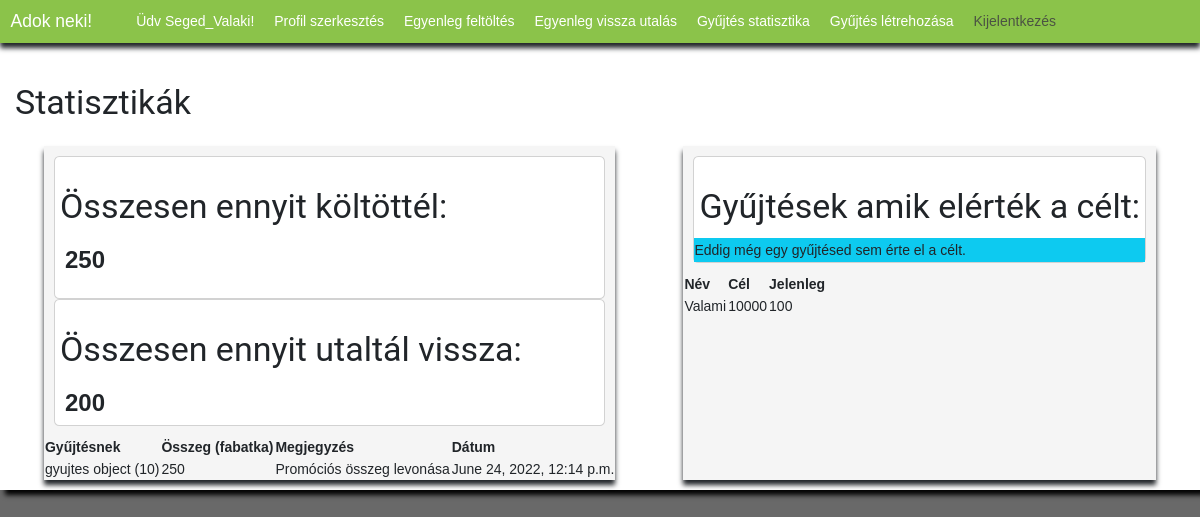
Page /gyujtesStat/ (signed in) on the earlier database version.
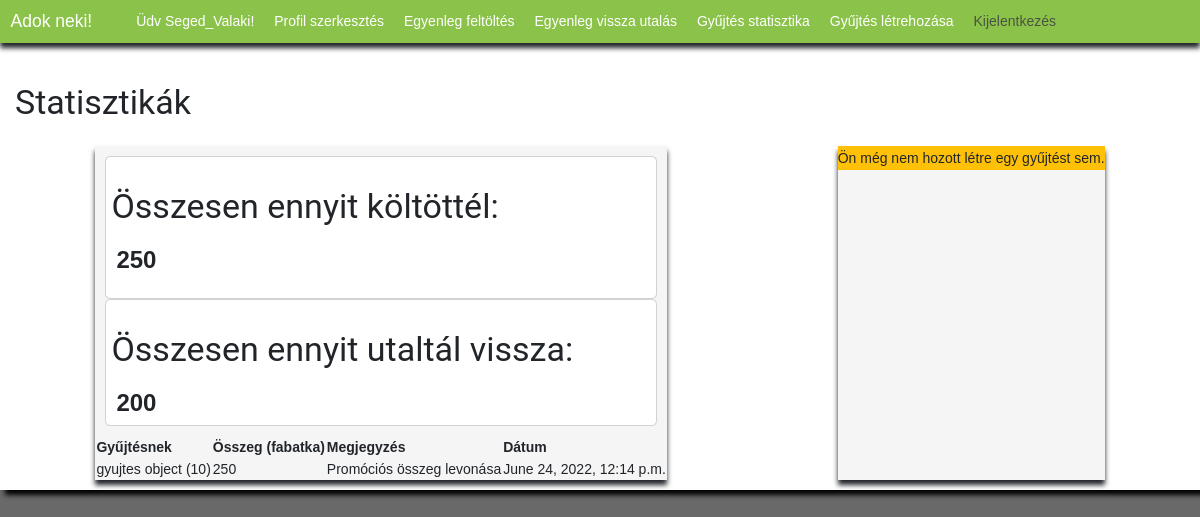
Same page on the later database version.
### app/models.py (models this page shows, shortened)
class fizetes(models.Model):
    ki = models.ForeignKey(settings.AUTH_USER_MODEL, on_delete=models.CASCADE)
    gyujtesnek = models.ForeignKey(gyujtes, on_delete=models.CASCADE)
    mennyit = models.IntegerField()
    megjegyzes = models.CharField(null=True, max_length=255)
    datumIdo_UTC = models.DateTimeField(default=timezone.now())
    class Meta:
        ordering = ["id"]

class gyujtes(models.Model):
    publikalo = models.ForeignKey(
        settings.AUTH_USER_MODEL, on_delete=models.CASCADE)
    cim = models.CharField(max_length=255)
    leiras = models.TextField()
    promocios = models.BooleanField(default=False)
    minAr = models.IntegerField(null=False)
    cel = models.IntegerField()
    jelenleg = models.IntegerField(default=0)
    datumIdo_UTC = models.DateTimeField(default=timezone.now())
    celDatum = models.DateTimeField(null=True)
    class Meta:
        ordering = ["id"]
    def __str__(self) -> str:
        return super().__str__()

### app/views.py (the view)
# urls.py: path("gyujtesStat/", views.gyujtesStat, name="gyujtesStat"),
def gyujtesStat(request):
    UserModel = User.objects.get(id=request.user.id)
    fizetesek = fizetes.objects.filter(ki=UserModel.id)
    print("eltárolt fizetések")
    for i in fizetesek:
        print(i.id)
    print("fizetesek ==0?")
    if len(fizetesek) == 0:
        print("üres")
        fizetesek = "Ön még nem adományozott semmilyen célnak eddig."
    else:
        print("ha nem")
        print(len(fizetesek))
    gyujtesek = gyujtes.objects.filter(publikalo=UserModel.id)
    print("eltárolt gyüjtések")
    for i in gyujtesek:
        print(i.id)
    print("gyujtesek ==0?")
    if len(gyujtesek) == 0:
        print("üres")
        gyujtesek = "Ön még nem hozott létre egy gyűjtést sem."
    else:
        print("ha nem")
        print(gyujtesek)
        print(len(gyujtesek))
    osszesKoltes = 0
    for i in fizetes.objects.filter(ki=UserModel.id):
        osszesKoltes += i.mennyit
        print(f"részeredmény {osszesKoltes}")
    print(f"Ennyit fizetett eddig: {osszesKoltes}")
    elerteACelt = {}
    for i in gyujtes.objects.filter(publikalo=UserModel.id):
        if i.celDatum != None:
            elerteACelt[i.id] = i.celDatum
    print(elerteACelt)
    osszesVisszautalas = int(0)
    visszautalasModel = visszautalas.objects.filter(ki=UserModel.id)
    for i in visszautalasModel:
        osszesVisszautalas += int(i.mennyit)
    print(f"Összesen ennyit utalt vissza {osszesVisszautalas}")
    return render(request, "templates/app/gyujtesStatisztika.html", {"cim": "Adok neki! - Gyűjtés és fizetés statisztikák", "fizetesek": fizetesek, "gyujtesek": gyujtesek, "elerteACelt": elerteACelt, "osszesKoltes": osszesKoltes, "osszesVisszautalas": osszesVisszautalas})

### app/templates/app/gyujtesStatisztika.html (shortened to what this page needs)
{% extends "templates/app/layout/layout_nav.html" %}
{% block content %}
{% if user.is_authenticated %}
<div id="doboz">
    <h3 id="dobozcim">Statisztikák</h3>
    <div id="duplaDoboz">
        <div id="alDoboz">
            {% if fizetes == "Ön még nem adományozott semmilyen célnak eddig." %}
            <p class="bg-warning">{{ fizetesek }}</p>
        </div>
        {% else %}
        <div class="kiskartyak_Div">
            <div id="kiskartya">
                <div class="card">
                    <div class="crad-body">
                        <h3 class="card-title">Összesen ennyit költöttél:</h3>
                        <p class="crad-text kiemelt">{{ osszesKoltes }}</p>
                    </div>
                </div>
            </div>
            <div id="kiskartya">
                <div class="card">
                    <div class="crad-body">
                        <h3 class="card-title">Összesen ennyit utaltál vissza:</h3>
                        {%if osszesVisszautalas == 0 %}
                        <p class="bg-info card-text">Még nem nem utalt vissza semmennyit sem.</p>
                        {% else %}
                        <p class="card-text kiemelt">{{osszesVisszautalas}}</p>
                        {% endif %}
                    </div>
                </div>
            </div>
        </div>
        <table>
            <thead>
                <th>Gyűjtésnek</th>
                <th>Összeg (fabatka)</th>
                <th>Megjegyzés</th>
                <th>Dátum</th>
            </thead>
            <tbody>
                {% for i in fizetesek %}
                <tr>
                    <td>{{ i.gyujtesnek }}</td>
                    <td>{{ i.mennyit }}</td>
                    <td>{{ i.megjegyzes }}</td>
                    <td>{{i.datumIdo_UTC}}</td>
                </tr>
                {% endfor %}
            </tbody>
        </table>
        {% endif %}
    </div>
    <div id="alDoboz">
        {% if gyujtesek == "Ön még nem hozott létre egy gyűjtést sem." %}
        <p class="bg-warning">{{ gyujtesek }}</p>
    </div>
    {% else %}
    <div class="kiskartyak_Div">
        <div id="kiskartya">
            <div class="card">
                <div class="crad-body">
                    <h3 class="card-title">Gyűjtések amik elérték a célt:</h3>
                    {% if elerteACelt|length_is:0 %}
                    <p class="bg-info card-text">Eddig még egy gyűjtésed sem érte el a célt.</p>
                    {%endif%}
                </div>
            </div>
        </div>
    </div>
    <table>
        <thead>
            <th>Név</th>
            <th>Cél</th>
            <th>Jelenleg</th>
        </thead>
        <tbody>
            {% for i in gyujtesek %}
            <tr>
                <td>{{ i.cim }}</td>
                <td>{{ i.cel }}</td>
                <td>{{ i.jelenleg }}</td>
            </tr>
            {% endfor %}
        </tbody>
    </table>
    {% endif %}
</div>
</div>
</div>
{% else %}
<p id="alternativValasz">Úgy tűnik, hogy nem vagy bejelentkezve!
    <a href="{% url 'bejelentkezes' %}">Jelentkezz be</a>
    az oldal megtekintéséhez!
</p>
{% endif %}
{% endblock %}

Differences in the rows shown:
removed gyujtes: cim "Valami", cel "10000", jelenleg "100"
Other differences:
{{ gyujtesek }}: (not shown) → "Ön még nem hozott létre egy gyűjtést sem."
text no longer shown: "Gyűjtések amik elérték a célt: Eddig még egy gyűjtésed sem érte el a célt. Név Cél Jelenleg"
